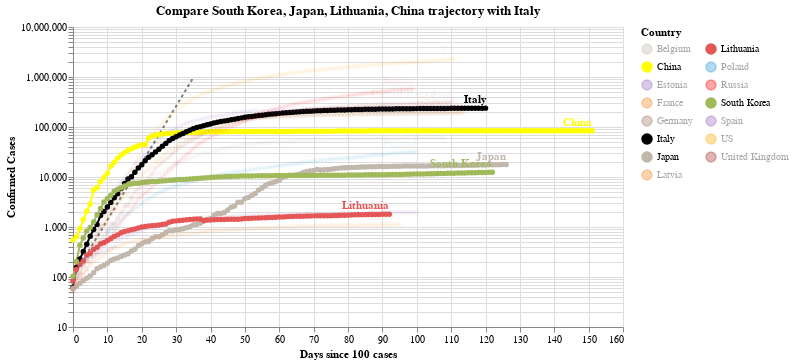

Source (notebook cell):
### Code cell
#hide_input
chart3 = make_since_chart(dff2, ['South Korea', 'Japan', 'Lithuania', 'China'], baseline_countries)
chart3

### Figure 1 — Vega-Lite specification as saved in the notebook (floating-point values rounded to 4 significant figures; data arrays with more than 128 entries replaced by an {"elided": "..."} marker saying what was removed)
{"config": {"view": {"continuousWidth": 400, "continuousHeight": 300}}, "layer": [{"data": {"name": "data-628230001892d6798b50651be41d1b3e"}, "mark": {"type": "line", "color": "black", "opacity": 0.5, "strokeDash": [3, 3]}, "encoding": {"x": {"type": "quantitative", "field": "Days since 100 cases"}, "y": {"type": "quantitative", "field": "Confirmed Cases"}}}, {"data": {"name": "data-41b66d675a17fabc252d02bb6f4d8c85"}, "mark": {"type": "line", "point": true}, "encoding": {"color": {"type": "nominal", "field": "Country", "legend": {"columns": 2}, "scale": {"domain": ["Belgium", "China", "Estonia", "France", "Germany", "Italy", "Japan", "Latvia", "Lithuania", "Poland", "Russia", "South Korea", "Spain", "US", "United Kingdom"], "range": ["#C1B7AD", "yellow", "#9467bd", "#F58518", "#9D755D", "black", "#C1B7AD", "#F58518", "#E45756", "#2495D3", "red", "#A1BA59", "#9467bd", "orange", "brown"]}}, "opacity": {"condition": {"value": 1, "selection": "selector001"}, "value": 0.05}, "tooltip": [{"type": "nominal", "field": "Country"}, {"type": "temporal", "field": "Date"}, {"type": "quantitative", "field": "Confirmed Cases"}, {"type": "quantitative", "field": "Days since 100 cases"}], "x": {"type": "quantitative", "field": "Days since 100 cases"}, "y": {"type": "quantitative", "field": "Confirmed Cases", "scale": {"type": "log"}}}, "selection": {"selector001": {"type": "multi", "fields": ["Country"], "bind": "legend", "init": [{"Country": "South Korea"}, {"Country": "Japan"}, {"Country": "Lithuania"}, {"Country": "China"}, {"Country": "Italy"}]}}, "width": 550}, {"data": {"name": "data-41b66d675a17fabc252d02bb6f4d8c85"}, "mark": {"type": "text", "align": "right", "dy": -8, "fontWeight": "bold"}, "encoding": {"color": {"type": "nominal", "field": "Country", "legend": {"columns": 2}, "scale": {"domain": ["Belgium", "China", "Estonia", "France", "Germany", "Italy", "Japan", "Latvia", "Lithuania", "Poland", "Russia", "South Korea", "Spain", "US", "United Kingdom"], "range": ["#C1B7AD", "yellow", "#9467bd", "#F58518", "#9D755D", "black", "#C1B7AD", "#F58518", "#E45756", "#2495D3", "red", "#A1BA59", "#9467bd", "orange", "brown"]}}, "opacity": {"condition": {"value": 1, "selection": "selector001"}, "value": 0.05}, "text": {"type": "nominal", "field": "Country"}, "tooltip": [{"type": "nominal", "field": "Country"}, {"type": "temporal", "field": "Date"}, {"type": "quantitative", "field": "Confirmed Cases"}, {"type": "quantitative", "field": "Days since 100 cases"}], "x": {"type": "quantitative", "field": "Days since 100 cases"}, "y": {"type": "quantitative", "field": "Confirmed Cases", "scale": {"type": "log"}}}, "transform": [{"filter": "(datum['Date'] >= 1592697600000)"}], "width": 550}], "title": "Compare South Korea, Japan, Lithuania, China trajectory with Italy", "$schema": "https://vega.github.io/schema/vega-lite/v4.0.2.json", "datasets": {"data-628230001892d6798b50651be41d1b3e": [{"Days since 100 cases": 0, "Confirmed Cases": 100.0}, {"Days since 100 cases": 1, "Confirmed Cases": 130.0}, {"Days since 100 cases": 2, "Confirmed Cases": 169.0}, {"Days since 100 cases": 3, "Confirmed Cases": 219.7}, {"Days since 100 cases": 4, "Confirmed Cases": 285.6}, {"Days since 100 cases": 5, "Confirmed Cases": 371.3}, {"Days since 100 cases": 6, "Confirmed Cases": 482.7}, {"Days since 100 cases": 7, "Confirmed Cases": 627.5}, {"Days since 100 cases": 8, "Confirmed Cases": 815.7}, {"Days since 100 cases": 9, "Confirmed Cases": 1060.0}, {"Days since 100 cases": 10, "Confirmed Cases": 1379.0}, {"Days since 100 cases": 11, "Confirmed Cases": 1792.0}, {"Days since 100 cases": 12, "Confirmed Cases": 2330.0}, {"Days since 100 cases": 13, "Confirmed Cases": 3029.0}, {"Days since 100 cases": 14, "Confirmed Cases": 3937.0}, {"Days since 100 cases": 15, "Confirmed Cases": 5119.0}, {"Days since 100 cases": 16, "Confirmed Cases": 6654.0}, {"Days since 100 cases": 17, "Confirmed Cases": 8650.0}, {"Days since 100 cases": 18, "Confirmed Cases": 11250.0}, {"Days since 100 cases": 19, "Confirmed Cases": 14620.0}, {"Days since 100 cases": 20, "Confirmed Cases": 19000.0}, {"Days since 100 cases": 21, "Confirmed Cases": 24710.0}, {"Days since 100 cases": 22, "Confirmed Cases": 32120.0}, {"Days since 100 cases": 23, "Confirmed Cases": 41750.0}, {"Days since 100 cases": 24, "Confirmed Cases": 54280.0}, {"Days since 100 cases": 25, "Confirmed Cases": 70560.0}, {"Days since 100 cases": 26, "Confirmed Cases": 91730.0}, {"Days since 100 cases": 27, "Confirmed Cases": 119300.0}, {"Days since 100 cases": 28, "Confirmed Cases": 155000.0}, {"Days since 100 cases": 29, "Confirmed Cases": 201500.0}, {"Days since 100 cases": 30, "Confirmed Cases": 262000.0}, {"Days since 100 cases": 31, "Confirmed Cases": 340600.0}, {"Days since 100 cases": 32, "Confirmed Cases": 442800.0}, {"Days since 100 cases": 33, "Confirmed Cases": 575600.0}, {"Days since 100 cases": 34, "Confirmed Cases": 748300.0}, {"Days since 100 cases": 35, "Confirmed Cases": 972800.0}], "data-41b66d675a17fabc252d02bb6f4d8c85": {"elided": "1688 records"}}}
